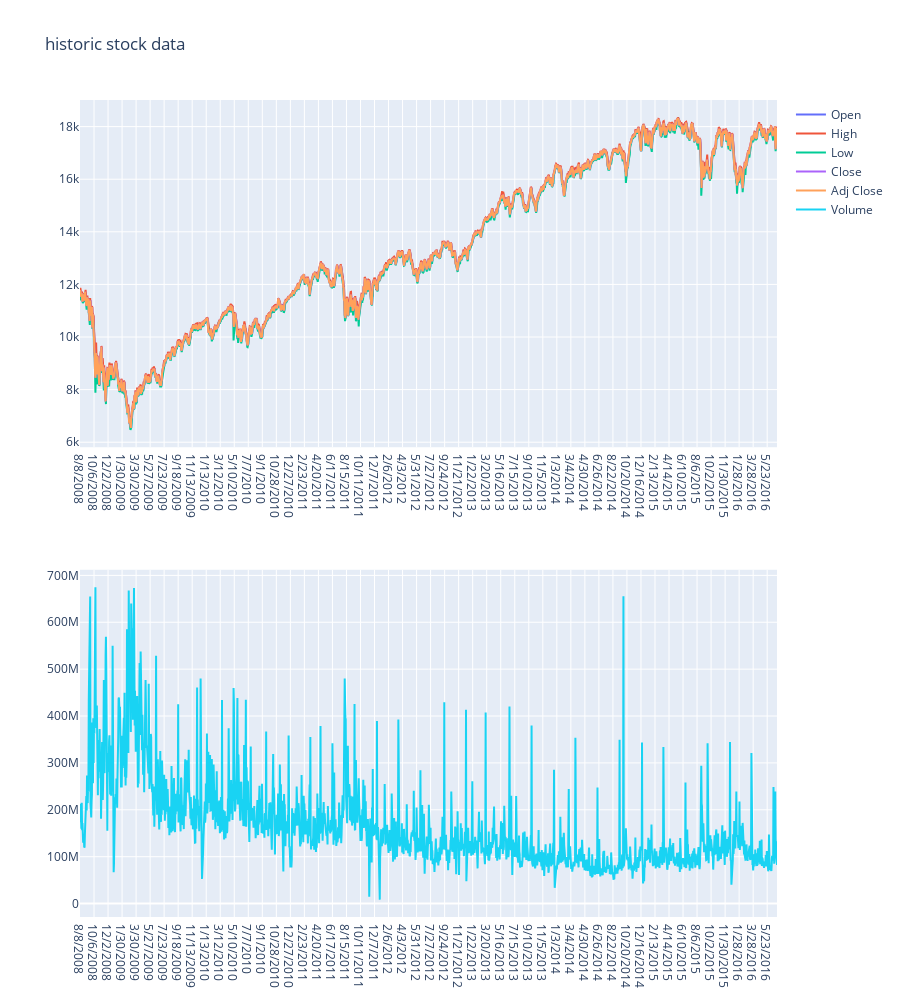

Here is the notebook cell this chart was saved with:
### Code cell
from plotly.subplots import make_subplots
import plotly.graph_objects as go
import plotly.graph_objects as px

fig = make_subplots(rows=2, cols=1)

# Active Power

fig.append_trace(go.Scatter(
    x=merged_data["Date"],
   y=merged_data['Open'], mode='lines', name='Open', hovertemplate='Date & Time: %{x}'+'<br>Open: %{y}'
), row=1, col=1)

fig.append_trace(go.Scatter(
    x=merged_data["Date"],
   y=merged_data['High'], mode='lines', name='High', hovertemplate='Date & Time: %{x}'+'<br>High: %{y}'
), row=1, col=1)

fig.append_trace(go.Scatter(
    x=merged_data["Date"],
   y=merged_data['Low'], mode='lines', name='Low', hovertemplate='Date & Time: %{x}'+'<br>Low: %{y}'
), row=1, col=1)

fig.append_trace(go.Scatter(
    x=merged_data["Date"],
   y=merged_data['Close'], mode='lines', name='Close', hovertemplate='Date & Time: %{x}'+'<br>Close: %{y}'
), row=1, col=1)

fig.append_trace(go.Scatter(
    x=merged_data["Date"],
  y=merged_data['Adj Close'], mode='lines', name='Adj Close', hovertemplate='Date & Time: %{x}'+'<br>Adj Close: %{y}'
), row=1, col=1)

fig.append_trace(go.Scatter(
    x=merged_data["Date"],
  y=merged_data['Volume'], mode='lines', name='Volume', hovertemplate='Date & Time: %{x}'+'<br>Volume: %{y}'
), row=2, col=1)

fig.update_layout(height=1000, title_text="historic stock data")

fig.show()

### Figure 1 — Plotly figure (JSON) as saved in the notebook; plotly's stock layout.template omitted (floating-point values rounded to 4 significant figures; data arrays with more than 128 entries replaced by an {"elided": "..."} marker saying what was removed)
{"data": [{"hovertemplate": "Date & Time: %{x}<br>Open: %{y}", "name": "Open", "yaxis": "y", "mode": "lines", "xaxis": "x", "y": {"elided": "1989 float values"}, "x": {"elided": "1989 str values"}, "type": "scatter"}, {"hovertemplate": "Date & Time: %{x}<br>High: %{y}", "name": "High", "yaxis": "y", "mode": "lines", "xaxis": "x", "y": {"elided": "1989 float values"}, "x": {"elided": "1989 str values"}, "type": "scatter"}, {"hovertemplate": "Date & Time: %{x}<br>Low: %{y}", "name": "Low", "yaxis": "y", "mode": "lines", "xaxis": "x", "y": {"elided": "1989 float values"}, "x": {"elided": "1989 str values"}, "type": "scatter"}, {"hovertemplate": "Date & Time: %{x}<br>Close: %{y}", "name": "Close", "yaxis": "y", "mode": "lines", "xaxis": "x", "y": {"elided": "1989 float values"}, "x": {"elided": "1989 str values"}, "type": "scatter"}, {"hovertemplate": "Date & Time: %{x}<br>Adj Close: %{y}", "name": "Adj Close", "yaxis": "y", "mode": "lines", "xaxis": "x", "y": {"elided": "1989 float values"}, "x": {"elided": "1989 str values"}, "type": "scatter"}, {"hovertemplate": "Date & Time: %{x}<br>Volume: %{y}", "name": "Volume", "yaxis": "y2", "mode": "lines", "xaxis": "x2", "y": {"elided": "1989 int values"}, "x": {"elided": "1989 str values"}, "type": "scatter"}], "layout": {"title": {"text": "historic stock data"}, "yaxis": {"domain": [0.575, 1], "anchor": "x"}, "xaxis2": {"domain": [0, 1], "anchor": "y2"}, "height": 1000, "yaxis2": {"domain": [0, 0.425], "anchor": "x2"}, "xaxis": {"domain": [0, 1], "anchor": "y"}}}
